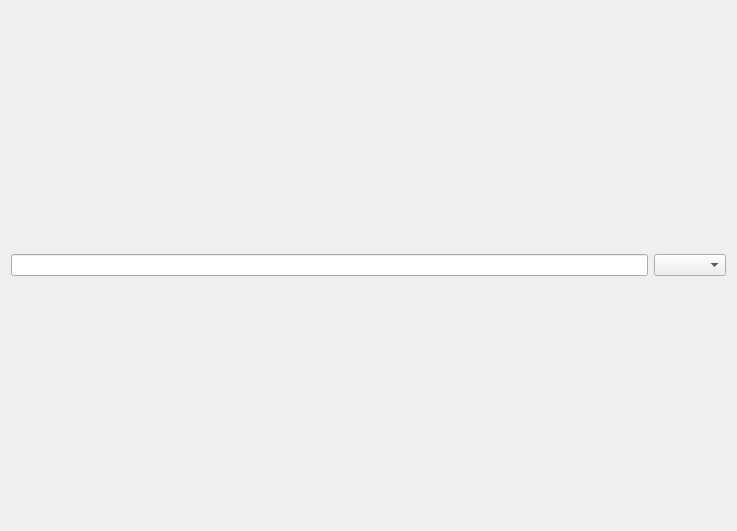
<?xml version="1.0" encoding="UTF-8"?>
<ui version="4.0">
 <class>BrowserListWidget</class>
 <widget class="QWidget" name="BrowserListWidget">
  <property name="geometry">
   <rect>
    <x>0</x>
    <y>0</y>
    <width>737</width>
    <height>531</height>
   </rect>
  </property>
  <property name="windowTitle">
   <string>Form</string>
  </property>
  <layout class="QVBoxLayout" name="verticalLayout_2">
   <item>
    <layout class="QVBoxLayout" name="verticalLayout">
     <item>
      <layout class="QHBoxLayout" name="horizontalLayout">
       <item>
        <widget class="QLineEdit" name="EditAdress">
         <property name="alignment">
          <set>Qt::AlignLeading|Qt::AlignLeft|Qt::AlignVCenter</set>
         </property>
         <property name="readOnly">
          <bool>true</bool>
         </property>
        </widget>
       </item>
       <item>
        <widget class="QComboBox" name="ComboThread"/>
       </item>
      </layout>
     </item>
     <item>
      <layout class="QVBoxLayout" name="BrowserLayout"/>
     </item>
    </layout>
   </item>
  </layout>
 </widget>
 <resources/>
 <connections/>
</ui>
